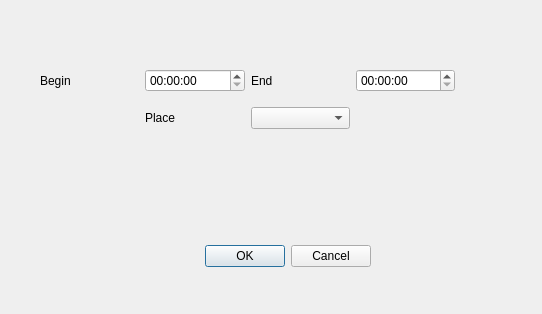
<?xml version="1.0" encoding="UTF-8"?>
<ui version="4.0">
 <class>Dialog</class>
 <widget class="QDialog" name="Dialog">
  <property name="geometry">
   <rect>
    <x>0</x>
    <y>0</y>
    <width>542</width>
    <height>314</height>
   </rect>
  </property>
  <property name="windowTitle">
   <string>Dialog</string>
  </property>
  <widget class="QDialogButtonBox" name="buttonBox">
   <property name="geometry">
    <rect>
     <x>30</x>
     <y>240</y>
     <width>341</width>
     <height>32</height>
    </rect>
   </property>
   <property name="orientation">
    <enum>Qt::Orientation::Horizontal</enum>
   </property>
   <property name="standardButtons">
    <set>QDialogButtonBox::StandardButton::Cancel|QDialogButtonBox::StandardButton::Ok</set>
   </property>
  </widget>
  <widget class="QWidget" name="gridLayoutWidget">
   <property name="geometry">
    <rect>
     <x>40</x>
     <y>60</y>
     <width>415</width>
     <height>80</height>
    </rect>
   </property>
   <layout class="QGridLayout" name="gridLayout">
    <item row="1" column="2">
     <widget class="QComboBox" name="selected_place"/>
    </item>
    <item row="0" column="0">
     <widget class="QLabel" name="label_2">
      <property name="text">
       <string>Begin</string>
      </property>
     </widget>
    </item>
    <item row="0" column="1">
     <widget class="QTimeEdit" name="begin_time"/>
    </item>
    <item row="1" column="1">
     <widget class="QLabel" name="label_4">
      <property name="text">
       <string>Place</string>
      </property>
     </widget>
    </item>
    <item row="0" column="2">
     <widget class="QLabel" name="label_3">
      <property name="text">
       <string>End</string>
      </property>
     </widget>
    </item>
    <item row="0" column="3">
     <widget class="QTimeEdit" name="end_time"/>
    </item>
   </layout>
  </widget>
 </widget>
 <resources/>
 <connections>
  <connection>
   <sender>buttonBox</sender>
   <signal>accepted()</signal>
   <receiver>Dialog</receiver>
   <slot>accept()</slot>
   <hints>
    <hint type="sourcelabel">
     <x>248</x>
     <y>254</y>
    </hint>
    <hint type="destinationlabel">
     <x>157</x>
     <y>274</y>
    </hint>
   </hints>
  </connection>
  <connection>
   <sender>buttonBox</sender>
   <signal>rejected()</signal>
   <receiver>Dialog</receiver>
   <slot>reject()</slot>
   <hints>
    <hint type="sourcelabel">
     <x>316</x>
     <y>260</y>
    </hint>
    <hint type="destinationlabel">
     <x>286</x>
     <y>274</y>
    </hint>
   </hints>
  </connection>
 </connections>
</ui>
